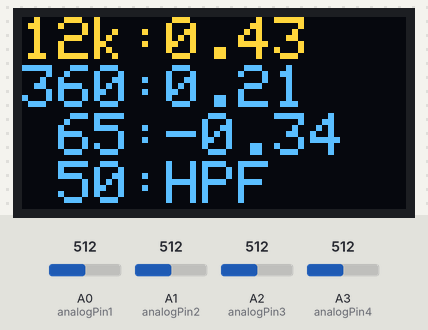
A sketch run on a simulated Arduino Nano, built with avr-gcc and run on an emulated ATmega328P. On the bench: 128×64 one-colour display. The inputs (shaded band) are chosen by the test bench; at power-on: A0 (analogPin1) = 512, A1 (analogPin2) = 512, A2 (analogPin3) = 512, A3 (analogPin4) = 512. The OLED is the two-colour kind (top 16 rows yellow); what the sketch prints to the serial monitor is not drawn.

Above: at 3.2 s.
3.3 s: A0 (analogPin1) set to 340
At 4.2 s:
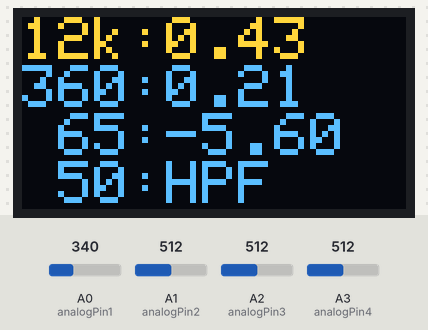
5.0 s: A1 (analogPin2) set to 340
At 6.4 s:
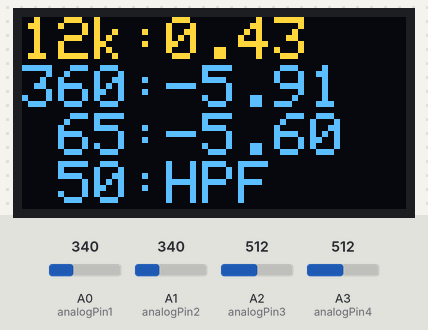
6.7 s: A2 (analogPin3) set to 340
At 7.8 s:
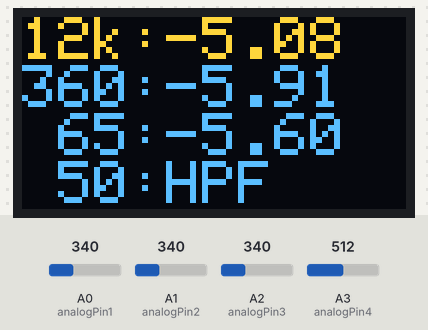
8.4 s: A3 (analogPin4) set to 240
At 9.4 s:
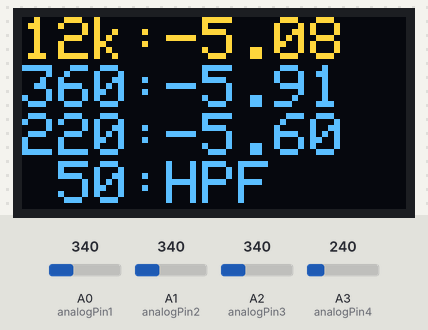
9.9 s: A0 (analogPin1) set to 30
At 10.9 s:
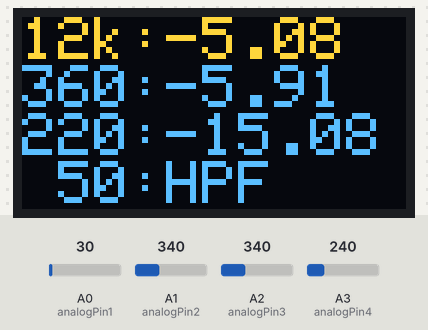
11.6 s: A2 (analogPin3) set to 350
At 12.6 s:
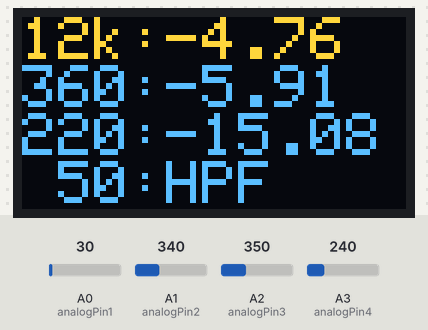
Timing chart, 0 to 14.3 s (numbered marks = the images above; inputs shaded):
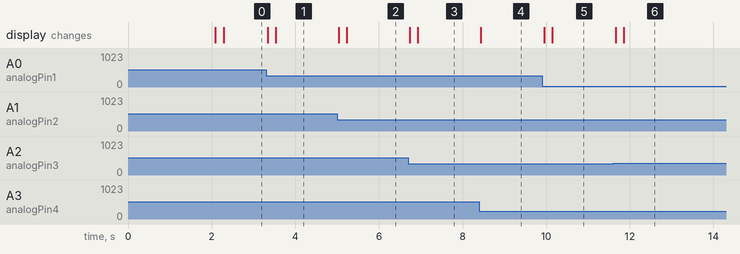

Measured:
- after the input at 3.3 s, the display: first changes at once (image 1 shows a later state)
- after the input at 5.0 s, the display: first changes at once (image 2 shows a later state)
- after the input at 6.7 s, the display: first changes at once (image 3 shows a later state)
- after the input at 8.4 s, the display: changes at once (image 4)
- after the input at 9.9 s, the display: first changes after 0.05 s (image 5 shows a later state)
- after the input at 11.6 s, the display: first changes after 0.06 s (image 6 shows a later state)

The sketch:

nyan1073.ino
```cpp
#include <Wire.h>
#include <Adafruit_GFX.h>
#include <Adafruit_SSD1306.h>

#define SCREEN_WIDTH 128 // OLED display width, in pixels
#define SCREEN_HEIGHT 64 // OLED display height, in pixels

// Declaration for an SSD1306 display connected to I2C (SDA, SCL pins)
#define OLED_RESET     4 // Reset pin # (or -1 if sharing Arduino reset pin)
Adafruit_SSD1306 display(SCREEN_WIDTH, SCREEN_HEIGHT, &Wire, OLED_RESET);

int analogPin1 = A0;  //Low Freq dB
int analogPin2 = A1;  //Mid Freq dB
int analogPin3 = A2;  //High Freq dB
int analogPin4 = A3;  //HPF Freq Hz
int analogPin5 = A6;  //Low Freq Hz
int analogPin6 = A7;  //Mid Freq Hz

//individually calibrated center values for all potentiometers
int offset1 = 523; //High Frequency Center
int offset2 = 506; //Mid Frequency Center
int offset3 = 498; //Low Frequency Center

//Zero display range
int zeroDisplay = 2;

const int numReadings = 7;
int readIndex = 0;                 // the index of the current reading
int readings_A0[numReadings];      // the readings from the analog input
int total_A0 = 0;                  // the running total
int average_A0 = 0;                // the average
int readings_A1[numReadings];      // the readings from the analog input
int total_A1 = 0;                  // the running total
int average_A1 = 0;                // the average
int readings_A2[numReadings];      // the readings from the analog input
int total_A2 = 0;                  // the running total
int average_A2 = 0;                // the average

int frequencyA = 0; // HPF Frequency Select
int frequencyB = 0;
int frequencyC = 0;

float gainMod1Pos = 0;
float gainMod1Neg = 0;
float gainMod2Pos = 0;
float gainMod2Neg = 0;
float gainMod3Pos = 0;
float gainMod3Neg = 0;

float out1 = 0;
float out2 = 0;
float out3 = 0;

void setup() {
  Serial.begin(9600);           //  setup serial

   // initialize all the readings to 0:
  for (int thisReading = 0; thisReading < numReadings; thisReading++) {
    readings_A0[thisReading] = 0;
    readings_A1[thisReading] = 0;
    readings_A2[thisReading] = 0;
  }

  // SSD1306_SWITCHCAPVCC = generate display voltage from 3.3V internally
  if(!display.begin(SSD1306_SWITCHCAPVCC, 0x3C)) { // Address 0x3C for 128x64
    Serial.println(F("SSD1306 allocation failed"));
    for(;;); // Don't proceed, loop forever
  }

  // calculate individual gain modifiers
  gainMod1Pos = 1023 - offset1;
  gainMod1Pos = 16 / gainMod1Pos;
  gainMod1Neg = offset1;
  gainMod1Neg = 16 / gainMod1Neg;

  gainMod2Pos = 1023 - offset2;
  gainMod2Pos = 18 / gainMod2Pos;
  gainMod2Neg = offset2;
  gainMod2Neg = 18 / gainMod2Neg;

  gainMod3Pos = 1023 - offset3;
  gainMod3Pos = 16 / gainMod3Pos;
  gainMod3Neg = offset3;
  gainMod3Neg = 16 / gainMod3Neg;

  // Show initial display buffer contents on the screen --
  // the library initializes this with an Adafruit splash screen.
  display.clearDisplay();

  display.setTextSize(2);
  display.setTextColor(WHITE);
  display.setCursor(0,0);
  display.println();
  display.println(" NYAN 1073");
  display.println("   =^x^=");
  display.display();

  delay(2000);
}

void loop() {
  // subtract the last reading:
  total_A0 = total_A0 - readings_A0[readIndex];
  total_A1 = total_A1 - readings_A1[readIndex];
  total_A2 = total_A2 - readings_A2[readIndex];
  // read from the sensor:
  readings_A0[readIndex] = analogRead(analogPin1);
  readings_A1[readIndex] = analogRead(analogPin2);
  readings_A2[readIndex] = analogRead(analogPin3);
  // add the reading to the total:
  total_A0 = total_A0 + readings_A0[readIndex];
  total_A1 = total_A1 + readings_A1[readIndex];
  total_A2 = total_A2 + readings_A2[readIndex];
  // advance to the next position in the array:
  readIndex = readIndex + 1;

  // if we're at the end of the array...
  if (readIndex >= numReadings) {
    // ...wrap around to the beginning:
    readIndex = 0;
  }

  // calculate average read values
  average_A0 = total_A0 / numReadings;
  average_A1 = total_A1 / numReadings;
  average_A2 = total_A2 / numReadings;

  frequencyB = analogRead(analogPin4);

  // serial output for debugging & calibration
  Serial.print(average_A0);
  Serial.print(" ");
  Serial.print(average_A1);
  Serial.print(" ");
  Serial.print(average_A2);
  Serial.print(" // ");
  Serial.print(frequencyA);
  Serial.print(" ");
  Serial.print(frequencyB);
  Serial.print(" ");
  Serial.println(frequencyC);

  display.clearDisplay();
  display.setTextSize(2);
  display.setTextColor(WHITE);
  display.setCursor(0,0);

  display.print("12k:");
  // calculate output3 in dB
   if (average_A2 > offset3 + zeroDisplay){
    out3 = (average_A2 - offset3)*gainMod3Pos;
    display.println(out3);
  }
  else if (average_A2 < offset3 - zeroDisplay){
    out3 = (average_A2 - offset3)*gainMod3Neg;
    display.println(out3);
  }
  else{
    display.println(0.00);
  }


  //display Mid Frequency
    if (frequencyC < 250){
    display.print("360:");
   }
   if (frequencyC > 250 & frequencyC < 350){
    display.print("700 ");
   }
   if (frequencyC > 350 & frequencyC < 500){
    display.print("1k6 ");
   }
   if (frequencyC > 500 & frequencyC < 700){
    display.print("3k2 ");
   }
   if (frequencyC > 700 & frequencyC < 850){
    display.print("4k8 ");
   }
   if (frequencyC > 850){
    display.print("7k2 ");
   }
  // calculate output2 in dB
  if (average_A1 > offset2 + zeroDisplay){
    out2 = (average_A1 - offset2)*gainMod2Pos;
    display.println(out2);
  }
  else if (average_A1 < offset2 - zeroDisplay){
    out2 = (average_A1 - offset2)*gainMod2Neg;
    display.println(out2);
  }
  else{
    display.println(0.00);
  }

  //display Low Frequency
    if (frequencyB < 300){
    display.print("220:");
   }
   if (frequencyB > 300 & frequencyB < 500){
    display.print("110:");
   }
   if (frequencyB > 500 & frequencyB < 700){
    display.print(" 65:");
   }
   if (frequencyB > 700){
    display.print(" 35:");
   }
  // calculate output1 in dB
  if (average_A0 > offset1 + zeroDisplay){
    out1 = (average_A0 - offset1)*gainMod1Pos;
    display.println(out1);
  }
  else if (average_A0 < offset1 - zeroDisplay){
    out1 = (average_A0 - offset1)*gainMod1Neg;
    display.println(out1);
  }
  else{
    display.println(0.00);
  }

  //display HPF Frequency
    if (frequencyA < 300){
    display.print(" 50:");
   }
   if (frequencyA > 300 & frequencyA < 500){
    display.print(" 80:");
   }
   if (frequencyA > 500 & frequencyA < 700){
    display.print("160:");
   }
   if (frequencyA > 700){
    display.print("300:");
   }
   display.print("HPF");

  display.display();

}
```
